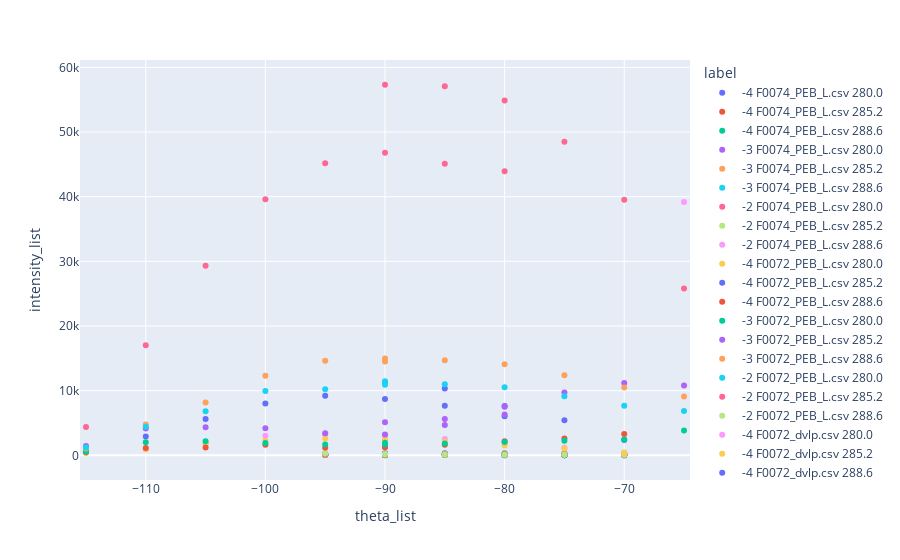

The notebook cell this image was saved under:
### Code cell
entry = [1,2,3] #[1,2,3]
order = orders[:3]
scale = 'linear'
norm = False
filtered_df = update_graph(entry, order,scale,norm)

### Figure 1 — Plotly figure (JSON) as saved in the notebook; plotly's stock layout.template omitted (floating-point values rounded to 4 significant figures)
{"data": [{"hovertemplate": "label=-4 F0074_PEB_L.csv 280.0<br>theta_list=%{x}<br>intensity_list=%{y}<extra></extra>", "legendgroup": "-4 F0074_PEB_L.csv 280.0", "marker": {"color": "#636efa", "symbol": "circle"}, "mode": "markers", "name": "-4 F0074_PEB_L.csv 280.0", "orientation": "v", "showlegend": true, "type": "scatter", "x": [-95, -90, -90, -85, -80, -75], "xaxis": "x", "y": [35.74, 37.36, 37.01, 34.93, 29.2, 18.58], "yaxis": "y"}, {"hovertemplate": "label=-4 F0074_PEB_L.csv 285.2<br>theta_list=%{x}<br>intensity_list=%{y}<extra></extra>", "legendgroup": "-4 F0074_PEB_L.csv 285.2", "marker": {"color": "#EF553B", "symbol": "circle"}, "mode": "markers", "name": "-4 F0074_PEB_L.csv 285.2", "orientation": "v", "showlegend": true, "type": "scatter", "x": [-95, -90, -90, -85, -80, -75, -70], "xaxis": "x", "y": [133.6, 131.5, 175.3, 131.3, 106.0, 58.0, 13.7], "yaxis": "y"}, {"hovertemplate": "label=-4 F0074_PEB_L.csv 288.6<br>theta_list=%{x}<br>intensity_list=%{y}<extra></extra>", "legendgroup": "-4 F0074_PEB_L.csv 288.6", "marker": {"color": "#00cc96", "symbol": "circle"}, "mode": "markers", "name": "-4 F0074_PEB_L.csv 288.6", "orientation": "v", "showlegend": true, "type": "scatter", "x": [-95, -90, -90, -85, -80, -75], "xaxis": "x", "y": [48.28, 51.69, 53.76, 52.44, 38.91, 27.27], "yaxis": "y"}, {"hovertemplate": "label=-3 F0074_PEB_L.csv 280.0<br>theta_list=%{x}<br>intensity_list=%{y}<extra></extra>", "legendgroup": "-3 F0074_PEB_L.csv 280.0", "marker": {"color": "#ab63fa", "symbol": "circle"}, "mode": "markers", "name": "-3 F0074_PEB_L.csv 280.0", "orientation": "v", "showlegend": true, "type": "scatter", "x": [-95, -90, -90, -85, -80, -75], "xaxis": "x", "y": [47.09, 45.72, 50.88, 39.63, 31.36, 28.57], "yaxis": "y"}, {"hovertemplate": "label=-3 F0074_PEB_L.csv 285.2<br>theta_list=%{x}<br>intensity_list=%{y}<extra></extra>", "legendgroup": "-3 F0074_PEB_L.csv 285.2", "marker": {"color": "#FFA15A", "symbol": "circle"}, "mode": "markers", "name": "-3 F0074_PEB_L.csv 285.2", "orientation": "v", "showlegend": true, "type": "scatter", "x": [-95, -90, -90, -85, -80, -75, -70], "xaxis": "x", "y": [96.76, 123.1, 146.9, 143.8, 151.3, 120.2, 71.49], "yaxis": "y"}, {"hovertemplate": "label=-3 F0074_PEB_L.csv 288.6<br>theta_list=%{x}<br>intensity_list=%{y}<extra></extra>", "legendgroup": "-3 F0074_PEB_L.csv 288.6", "marker": {"color": "#19d3f3", "symbol": "circle"}, "mode": "markers", "name": "-3 F0074_PEB_L.csv 288.6", "orientation": "v", "showlegend": true, "type": "scatter", "x": [-90, -90, -85, -80, -75, -70], "xaxis": "x", "y": [25.12, 26.51, 37.6, 47.44, 56.43, 48.76], "yaxis": "y"}, {"hovertemplate": "label=-2 F0074_PEB_L.csv 280.0<br>theta_list=%{x}<br>intensity_list=%{y}<extra></extra>", "legendgroup": "-2 F0074_PEB_L.csv 280.0", "marker": {"color": "#FF6692", "symbol": "circle"}, "mode": "markers", "name": "-2 F0074_PEB_L.csv 280.0", "orientation": "v", "showlegend": true, "type": "scatter", "x": [-95, -90, -90, -85, -80, -75, -70], "xaxis": "x", "y": [78.85, 66.79, 66.77, 72.63, 71.69, 148.9, 338.7], "yaxis": "y"}, {"hovertemplate": "label=-2 F0074_PEB_L.csv 285.2<br>theta_list=%{x}<br>intensity_list=%{y}<extra></extra>", "legendgroup": "-2 F0074_PEB_L.csv 285.2", "marker": {"color": "#B6E880", "symbol": "circle"}, "mode": "markers", "name": "-2 F0074_PEB_L.csv 285.2", "orientation": "v", "showlegend": true, "type": "scatter", "x": [-95, -90, -90, -85, -80, -75, -70], "xaxis": "x", "y": [160.1, 213.7, 233.8, 305.3, 404.4, 481.6, 450.9], "yaxis": "y"}, {"hovertemplate": "label=-2 F0074_PEB_L.csv 288.6<br>theta_list=%{x}<br>intensity_list=%{y}<extra></extra>", "legendgroup": "-2 F0074_PEB_L.csv 288.6", "marker": {"color": "#FF97FF", "symbol": "circle"}, "mode": "markers", "name": "-2 F0074_PEB_L.csv 288.6", "orientation": "v", "showlegend": true, "type": "scatter", "x": [-95, -90, -90, -85, -80, -75, -70], "xaxis": "x", "y": [139.4, 128.3, 140.8, 156.6, 195.6, 265.7, 298.4], "yaxis": "y"}, {"hovertemplate": "label=-4 F0072_PEB_L.csv 280.0<br>theta_list=%{x}<br>intensity_list=%{y}<extra></extra>", "legendgroup": "-4 F0072_PEB_L.csv 280.0", "marker": {"color": "#FECB52", "symbol": "circle"}, "mode": "markers", "name": "-4 F0072_PEB_L.csv 280.0", "orientation": "v", "showlegend": true, "type": "scatter", "x": [-95, -90, -90, -85, -80], "xaxis": "x", "y": [34.98, 42.62, 34.08, 39.04, 33.24], "yaxis": "y"}, {"hovertemplate": "label=-4 F0072_PEB_L.csv 285.2<br>theta_list=%{x}<br>intensity_list=%{y}<extra></extra>", "legendgroup": "-4 F0072_PEB_L.csv 285.2", "marker": {"color": "#636efa", "symbol": "circle"}, "mode": "markers", "name": "-4 F0072_PEB_L.csv 285.2", "orientation": "v", "showlegend": true, "type": "scatter", "x": [-95, -90, -90, -85, -80, -75, -70], "xaxis": "x", "y": [241.5, 287.2, 241.0, 264.9, 189.9, 92.04, 12.43], "yaxis": "y"}, {"hovertemplate": "label=-4 F0072_PEB_L.csv 288.6<br>theta_list=%{x}<br>intensity_list=%{y}<extra></extra>", "legendgroup": "-4 F0072_PEB_L.csv 288.6", "marker": {"color": "#EF553B", "symbol": "circle"}, "mode": "markers", "name": "-4 F0072_PEB_L.csv 288.6", "orientation": "v", "showlegend": true, "type": "scatter", "x": [-95, -90, -90, -85, -80, -75, -70], "xaxis": "x", "y": [119.2, 125.6, 109.5, 117.4, 102.2, 59.72, 26.02], "yaxis": "y"}, {"hovertemplate": "label=-3 F0072_PEB_L.csv 280.0<br>theta_list=%{x}<br>intensity_list=%{y}<extra></extra>", "legendgroup": "-3 F0072_PEB_L.csv 280.0", "marker": {"color": "#00cc96", "symbol": "circle"}, "mode": "markers", "name": "-3 F0072_PEB_L.csv 280.0", "orientation": "v", "showlegend": true, "type": "scatter", "x": [-95, -90, -90, -85, -80, -75, -70], "xaxis": "x", "y": [85.06, 99.34, 87.93, 110.6, 95.88, 64.13, 43.67], "yaxis": "y"}, {"hovertemplate": "label=-3 F0072_PEB_L.csv 285.2<br>theta_list=%{x}<br>intensity_list=%{y}<extra></extra>", "legendgroup": "-3 F0072_PEB_L.csv 285.2", "marker": {"color": "#ab63fa", "symbol": "circle"}, "mode": "markers", "name": "-3 F0072_PEB_L.csv 285.2", "orientation": "v", "showlegend": true, "type": "scatter", "x": [-95, -90, -90, -85, -80, -75, -70], "xaxis": "x", "y": [158.6, 210.1, 274.3, 284.4, 267.7, 168.3, 87.52], "yaxis": "y"}, {"hovertemplate": "label=-3 F0072_PEB_L.csv 288.6<br>theta_list=%{x}<br>intensity_list=%{y}<extra></extra>", "legendgroup": "-3 F0072_PEB_L.csv 288.6", "marker": {"color": "#FFA15A", "symbol": "circle"}, "mode": "markers", "name": "-3 F0072_PEB_L.csv 288.6", "orientation": "v", "showlegend": true, "type": "scatter", "x": [-95, -90, -90, -85, -80, -75, -70], "xaxis": "x", "y": [129.9, 152.5, 169.0, 213.1, 213.5, 144.9, 88.77], "yaxis": "y"}, {"hovertemplate": "label=-2 F0072_PEB_L.csv 280.0<br>theta_list=%{x}<br>intensity_list=%{y}<extra></extra>", "legendgroup": "-2 F0072_PEB_L.csv 280.0", "marker": {"color": "#19d3f3", "symbol": "circle"}, "mode": "markers", "name": "-2 F0072_PEB_L.csv 280.0", "orientation": "v", "showlegend": true, "type": "scatter", "x": [-95, -90, -90, -85, -80, -75, -70], "xaxis": "x", "y": [193.5, 203.3, 179.2, 224.6, 213.3, 181.3, 229.0], "yaxis": "y"}, {"hovertemplate": "label=-2 F0072_PEB_L.csv 285.2<br>theta_list=%{x}<br>intensity_list=%{y}<extra></extra>", "legendgroup": "-2 F0072_PEB_L.csv 285.2", "marker": {"color": "#FF6692", "symbol": "circle"}, "mode": "markers", "name": "-2 F0072_PEB_L.csv 285.2", "orientation": "v", "showlegend": true, "type": "scatter", "x": [-95, -90, -90, -85, -80, -75, -70], "xaxis": "x", "y": [107.3, 136.1, 99.79, 171.5, 185.4, 181.7, 136.1], "yaxis": "y"}, {"hovertemplate": "label=-2 F0072_PEB_L.csv 288.6<br>theta_list=%{x}<br>intensity_list=%{y}<extra></extra>", "legendgroup": "-2 F0072_PEB_L.csv 288.6", "marker": {"color": "#B6E880", "symbol": "circle"}, "mode": "markers", "name": "-2 F0072_PEB_L.csv 288.6", "orientation": "v", "showlegend": true, "type": "scatter", "x": [-95, -90, -90, -85, -80, -75, -70], "xaxis": "x", "y": [274.9, 182.4, 150.1, 126.5, 92.18, 85.48, 98.06], "yaxis": "y"}, {"hovertemplate": "label=-4 F0072_dvlp.csv 280.0<br>theta_list=%{x}<br>intensity_list=%{y}<extra></extra>", "legendgroup": "-4 F0072_dvlp.csv 280.0", "marker": {"color": "#FF97FF", "symbol": "circle"}, "mode": "markers", "name": "-4 F0072_dvlp.csv 280.0", "orientation": "v", "showlegend": true, "type": "scatter", "x": [-110, -105, -100, -95, -90, -90, -85, -80, -75, -65], "xaxis": "x", "y": [958.8, 1866.0, 3037.0, 3172.0, 3054.0, 3071.0, 2511.0, 1918.0, 1189.0, 39170.0], "yaxis": "y"}, {"hovertemplate": "label=-4 F0072_dvlp.csv 285.2<br>theta_list=%{x}<br>intensity_list=%{y}<extra></extra>", "legendgroup": "-4 F0072_dvlp.csv 285.2", "marker": {"color": "#FECB52", "symbol": "circle"}, "mode": "markers", "name": "-4 F0072_dvlp.csv 285.2", "orientation": "v", "showlegend": true, "type": "scatter", "x": [-115, -110, -105, -100, -95, -90, -90, -85, -80, -75, -70], "xaxis": "x", "y": [357.6, 937.6, 1721.0, 2258.0, 2558.0, 2472.0, 2356.0, 2153.0, 1522.0, 1056.0, 390.4], "yaxis": "y"}, {"hovertemplate": "label=-4 F0072_dvlp.csv 288.6<br>theta_list=%{x}<br>intensity_list=%{y}<extra></extra>", "legendgroup": "-4 F0072_dvlp.csv 288.6", "marker": {"color": "#636efa", "symbol": "circle"}, "mode": "markers", "name": "-4 F0072_dvlp.csv 288.6", "orientation": "v", "showlegend": true, "type": "scatter", "x": [-115, -110, -105, -100, -95, -90, -90, -85, -85, -80, -80, -75, -70], "xaxis": "x", "y": [623.4, 2895.0, 5628.0, 8023.0, 9229.0, 8714.0, 11300.0, 7653.0, 10330.0, 6063.0, 7636.0, 5438.0, 2378.0], "yaxis": "y"}, {"hovertemplate": "label=-3 F0072_dvlp.csv 280.0<br>theta_list=%{x}<br>intensity_list=%{y}<extra></extra>", "legendgroup": "-3 F0072_dvlp.csv 280.0", "marker": {"color": "#EF553B", "symbol": "circle"}, "mode": "markers", "name": "-3 F0072_dvlp.csv 280.0", "orientation": "v", "showlegend": true, "type": "scatter", "x": [-115, -110, -105, -100, -95, -90, -90, -85, -80, -75, -70], "xaxis": "x", "y": [457.5, 1133.0, 1209.0, 1625.0, 1179.0, 1248.0, 1270.0, 1630.0, 2172.0, 2604.0, 3299.0], "yaxis": "y"}, {"hovertemplate": "label=-3 F0072_dvlp.csv 285.2<br>theta_list=%{x}<br>intensity_list=%{y}<extra></extra>", "legendgroup": "-3 F0072_dvlp.csv 285.2", "marker": {"color": "#00cc96", "symbol": "circle"}, "mode": "markers", "name": "-3 F0072_dvlp.csv 285.2", "orientation": "v", "showlegend": true, "type": "scatter", "x": [-115, -110, -105, -100, -95, -90, -90, -85, -80, -75, -70, -65], "xaxis": "x", "y": [567.4, 2004.0, 2159.0, 1894.0, 1667.0, 1659.0, 1932.0, 1849.0, 2058.0, 2263.0, 2458.0, 3841.0], "yaxis": "y"}, {"hovertemplate": "label=-3 F0072_dvlp.csv 288.6<br>theta_list=%{x}<br>intensity_list=%{y}<extra></extra>", "legendgroup": "-3 F0072_dvlp.csv 288.6", "marker": {"color": "#ab63fa", "symbol": "circle"}, "mode": "markers", "name": "-3 F0072_dvlp.csv 288.6", "orientation": "v", "showlegend": true, "type": "scatter", "x": [-115, -110, -105, -100, -95, -90, -90, -85, -85, -80, -80, -75, -70, -65], "xaxis": "x", "y": [1428.0, 4133.0, 4338.0, 4180.0, 3419.0, 3228.0, 5101.0, 4699.0, 5606.0, 6307.0, 7521.0, 9722.0, 11180.0, 10790.0], "yaxis": "y"}, {"hovertemplate": "label=-2 F0072_dvlp.csv 280.0<br>theta_list=%{x}<br>intensity_list=%{y}<extra></extra>", "legendgroup": "-2 F0072_dvlp.csv 280.0", "marker": {"color": "#FFA15A", "symbol": "circle"}, "mode": "markers", "name": "-2 F0072_dvlp.csv 280.0", "orientation": "v", "showlegend": true, "type": "scatter", "x": [-115, -110, -105, -100, -95, -90, -90, -85, -80, -75, -70, -65], "xaxis": "x", "y": [1052.0, 4754.0, 8160.0, 12310.0, 14650.0, 14980.0, 14510.0, 14710.0, 14080.0, 12400.0, 10480.0, 9091.0], "yaxis": "y"}, {"hovertemplate": "label=-2 F0072_dvlp.csv 285.2<br>theta_list=%{x}<br>intensity_list=%{y}<extra></extra>", "legendgroup": "-2 F0072_dvlp.csv 285.2", "marker": {"color": "#19d3f3", "symbol": "circle"}, "mode": "markers", "name": "-2 F0072_dvlp.csv 285.2", "orientation": "v", "showlegend": true, "type": "scatter", "x": [-115, -110, -105, -100, -95, -90, -90, -85, -80, -75, -70, -65], "xaxis": "x", "y": [1225.0, 4424.0, 6817.0, 9949.0, 10240.0, 11450.0, 10930.0, 10980.0, 10530.0, 9135.0, 7673.0, 6849.0], "yaxis": "y"}, {"hovertemplate": "label=-2 F0072_dvlp.csv 288.6<br>theta_list=%{x}<br>intensity_list=%{y}<extra></extra>", "legendgroup": "-2 F0072_dvlp.csv 288.6", "marker": {"color": "#FF6692", "symbol": "circle"}, "mode": "markers", "name": "-2 F0072_dvlp.csv 288.6", "orientation": "v", "showlegend": true, "type": "scatter", "x": [-115, -110, -105, -100, -95, -90, -90, -85, -85, -80, -80, -75, -70, -65], "xaxis": "x", "y": [4363.0, 17010.0, 29320.0, 39600.0, 45170.0, 46790.0, 57310.0, 45080.0, 57070.0, 43940.0, 54880.0, 48520.0, 39540.0, 25780.0], "yaxis": "y"}], "layout": {"legend": {"title": {"text": "label"}, "tracegroupgap": 0}, "margin": {"t": 60}, "xaxis": {"anchor": "y", "domain": [0, 1], "range": [-115.5, -64.5], "title": {"text": "theta_list"}}, "yaxis": {"anchor": "x", "domain": [0, 1], "title": {"text": "intensity_list"}, "type": "linear"}}}
